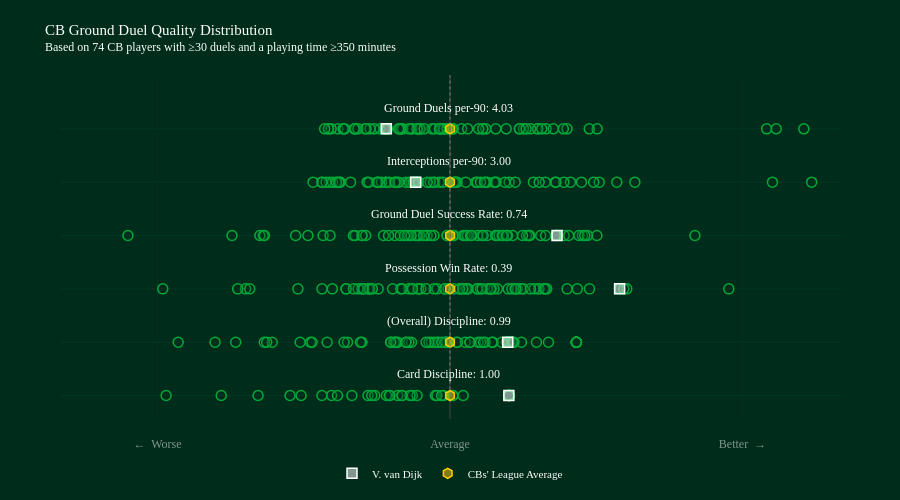

The cell this chart's notebook holds for it:
### Code cell
from classes.visual import DistributionPlot


# Create distribution plot for z-scores
dist_plot = DistributionPlot(
    columns = metrics,
    labels = ["←  Worse", "Average", "Better  →"],
    quality_metric_labels = Quality_Metric_labels,
    quality_metric_value_columns = Quality_Metric_label_Value_displayed
)

# Add title
dist_plot.add_title(
    title="CB Ground Duel Quality Distribution",
    subtitle=f"Based on {len(duel_summary)} CB players with ≥{min_num_duels_involved_in_threshold} duels and a playing time ≥{min_minutes_played_threshold} minutes"
)


# Convert z_scores to dataframe format expected by add_group_data
# and merge the raw metric columns so annotation text can show non-z values.
z_scores_df = z_scores.reset_index()

raw_metric_columns = list(dict.fromkeys(Quality_Metric_label_Value_displayed.values()))
missing_raw_metric_columns = [col for col in raw_metric_columns if col not in duel_summary.columns]
if missing_raw_metric_columns:
    raise KeyError(
        "Missing raw metric column(s) required for annotation values: "
        + ", ".join(missing_raw_metric_columns)
    )

raw_metrics_df = duel_summary[raw_metric_columns].reset_index()

z_scores_df = z_scores_df.merge(
    raw_metrics_df,
    on=["player.id", "player.name"],
    how="left",
    validate="one_to_one",
)


# Create hover payload by z-scored metric, containing the raw metric value and the z-score for that metric, to be used in the distribution plot hover annotations
# this allows us to show both the z-score and the actual metric value in the hover tooltip for each player, providing more context and interpretability to the distribution plot.

hover_payload_suffix = "_hover_payload"
hover_string = "%{customdata[0]} = %{customdata[1]:.2f}<br>Respective Z-score = %{customdata[2]:.2f}"

for metric in metrics:
    raw_metric = Quality_Metric_label_Value_displayed.get(metric, metric.replace("z_", "", 1))
    metric_label = Quality_Metric_labels.get(metric, metric)
    z_scores_df[f"{metric}{hover_payload_suffix}"] = list(
        zip(
            [metric_label] * len(z_scores_df),
            z_scores_df[raw_metric],
            pd.to_numeric(z_scores_df[metric], errors="coerce"),
        )
    )


# Add all players as group data (background distribution)
dist_plot.add_group_data(
    df_plot=z_scores_df,
    plots="",  # No suffix needed since columns are already z-scores
    names=z_scores_df["player.name"],
    legend="All players",
    hover=hover_payload_suffix,
    hover_string=hover_string
)


# Highlight/Select a specific player (player.id = 370  ==>  V. van Dijk)
selected_player = z_scores_df[z_scores_df["player.id"] == 370]
if not selected_player.empty:
    player_name = selected_player["player.name"].iloc[0]
    dist_plot.add_data_point(
        ser_plot=selected_player.iloc[0],
        plots="",
        name=player_name,
        hover=hover_payload_suffix,
        hover_string=hover_string,
        add_annotations=True
    )


# Calculate cohort averages (raw metric values & z-scores)
cb_avg_raw_metrics = pd.Series(
    {
        raw_col: pd.to_numeric(z_scores_df[raw_col], errors="coerce").mean()
        for raw_col in raw_metric_columns
    }
)
cb_avg_z_scores = pd.Series(
    {
        z_col: pd.to_numeric(z_scores_df[z_col], errors="coerce").mean()
        for z_col in metrics
    }
)

cb_averages_summary = pd.DataFrame(
    {
        "metric": metrics,
        "avg_metric_value": [cb_avg_raw_metrics.get(Quality_Metric_label_Value_displayed[m], float("nan")) for m in metrics],
        "avg_z_score": [cb_avg_z_scores.get(m, float("nan")) for m in metrics],
    }
)


# Add cohort average as a distinct data point (using averaged z-scores for x-axis position, and raw metric values for hover annotation)

cb_average_point = cb_avg_z_scores.copy()
for metric, raw_metric in Quality_Metric_label_Value_displayed.items():
    cb_average_point[raw_metric] = cb_avg_raw_metrics.get(raw_metric, float("nan"))
for metric in metrics:
    raw_metric = Quality_Metric_label_Value_displayed.get(metric, metric.replace("z_", "", 1))
    metric_label = Quality_Metric_labels.get(metric, metric)
    cb_average_point[f"{metric}{hover_payload_suffix}"] = [
        metric_label,
        cb_average_point.get(raw_metric, float("nan")),
        cb_average_point.get(metric, float("nan")),
    ]

cb_average_point["player.id"] = -1
cb_average_point["player.name"] = "CBs' League Average"


# Add All-CBs average as a distinct data point (using averaged z-scores)
dist_plot.add_data_point(
    ser_plot=cb_average_point,
    plots="",
    name="CBs' League Average",
    hover=hover_payload_suffix,
    hover_string=hover_string,
    add_annotations=False
)

# For Jupyter notebooks, use this to display
dist_plot.fig.show()

### Figure 1 — Plotly figure (JSON) as saved in the notebook; plotly's stock layout.template omitted (floating-point values rounded to 4 significant figures; data arrays with more than 128 entries replaced by an {"elided": "..."} marker saying what was removed)
{"data": [{"customdata": {"elided": "74x3 mixed values"}, "hovertemplate": "%{text}<br>%{customdata[0]} = %{customdata[1]:.2f}<br>Respective Z-score = %{customdata[2]:.2f}<extra></extra>", "marker": {"color": "rgba(0, 44, 28, 0.2)", "line": {"color": "rgba(0, 169, 56, 1)", "width": 1.5}, "size": 10}, "mode": "markers", "showlegend": false, "text": ["N. Collins", "M. Kilman", "D. Burn", "N. Milenković", "V. van Dijk", "Murillo", "L. Colwill", "M. Lacroix", "I. Zabarnyi", "W. Saliba", "M. Guéhi", "J. van Hecke", "F. Schär", "J. Tarkowski", "C. Bassey", "T. Harwood-Bellis", "W. Faes", "J. Andersen", "I. Konaté", "J. Bednarek", "Toti", "J. Branthwaite", "D. O'Shea", "Dean Huijsen", "E. Konsa", "Gabriel Magalhaes", "Rúben Dias", "M. de Ligt", "L. Dunk", "K. Mavropanos", "Pau Torres", "M. Akanji", "C. Richards", "E. Pinnock", "J. Todibo", "T. Chalobah", "J. Greaves", "H. Maguire", "C. Coady", "S. Bueno", "L. Martínez", "M. Doherty", "S. van den Berg", "C. Burgess", "T. Adarabioyo", "C. Romero", "E. Agbadou", "J. Vestergaard", "J. Stephens", "B. Davies", "I. Diop", "R. Drăgușin", "L. Yoro", "L. Woolfenden", "C. Okoli", "M. Senesi", "J. Kiwior", "M. Keane", "M. van de Ven", "C. Dawson", "J. Gvardiol", "Morato", "A. Gray", "A. Webster", "W. Fofana", "N. Mazraoui", "K. Danso", "Diego Carlos", "A. Cresswell", "N. Wood", "A. Khusanov", "J. Bree", "Y. Mosquera", "K. Walker-Peters"], "type": "scatter", "x": [-0.3867, -0.8411, 0.03042, 0.6036, 0.6036, 0.6036, 0.6036, -0.772, 0.1349, -0.6156, 0.6036, -1.64, -0.5365, 0.6036, -0.4893, -0.0639, -0.1497, -2.346, 0.6036, 0.02728, -0.1339, -0.338, 0.6036, -0.08571, 0.6036, 0.6036, 0.6036, 0.6036, 0.6036, -0.4105, 0.6036, -0.6519, 0.6036, 0.6036, 0.6036, 0.6036, 0.6036, -0.8026, -1.215, 0.6036, 0.6036, 0.6036, 0.6036, 0.6036, 0.6036, -1.527, 0.6036, -4.875, -0.495, 0.6036, 0.6036, 0.6036, 0.6036, 0.6036, -0.6227, -1.006, 0.6036, 0.6036, 0.6036, 0.6036, 0.6036, 0.6036, 0.6036, 0.6036, -1.154, 0.6036, 0.6036, 0.6036, 0.6036, -1.314, -2.912, 0.6036, 0.6036, -1.969], "y": [0, 0, 0, 0, 0, 0, 0, 0, 0, 0, 0, 0, 0, 0, 0, 0, 0, 0, 0, 0, 0, 0, 0, 0, 0, 0, 0, 0, 0, 0, 0, 0, 0, 0, 0, 0, 0, 0, 0, 0, 0, 0, 0, 0, 0, 0, 0, 0, 0, 0, 0, 0, 0, 0, 0, 0, 0, 0, 0, 0, 0, 0, 0, 0, 0, 0, 0, 0, 0, 0, 0, 0, 0, 0]}, {"customdata": {"elided": "74x3 mixed values"}, "hovertemplate": "%{text}<br>%{customdata[0]} = %{customdata[1]:.2f}<br>Respective Z-score = %{customdata[2]:.2f}<extra></extra>", "marker": {"color": "rgba(0, 44, 28, 0.2)", "line": {"color": "rgba(0, 169, 56, 1)", "width": 1.5}, "size": 10}, "mode": "markers", "showlegend": false, "text": ["N. Collins", "M. Kilman", "D. Burn", "N. Milenković", "V. van Dijk", "Murillo", "L. Colwill", "M. Lacroix", "I. Zabarnyi", "W. Saliba", "M. Guéhi", "J. van Hecke", "F. Schär", "J. Tarkowski", "C. Bassey", "T. Harwood-Bellis", "W. Faes", "J. Andersen", "I. Konaté", "J. Bednarek", "Toti", "J. Branthwaite", "D. O'Shea", "Dean Huijsen", "E. Konsa", "Gabriel Magalhaes", "Rúben Dias", "M. de Ligt", "L. Dunk", "K. Mavropanos", "Pau Torres", "M. Akanji", "C. Richards", "E. Pinnock", "J. Todibo", "T. Chalobah", "J. Greaves", "H. Maguire", "C. Coady", "S. Bueno", "L. Martínez", "M. Doherty", "S. van den Berg", "C. Burgess", "T. Adarabioyo", "C. Romero", "E. Agbadou", "J. Vestergaard", "J. Stephens", "B. Davies", "I. Diop", "R. Drăgușin", "L. Yoro", "L. Woolfenden", "C. Okoli", "M. Senesi", "J. Kiwior", "M. Keane", "M. van de Ven", "C. Dawson", "J. Gvardiol", "Morato", "A. Gray", "A. Webster", "W. Fofana", "N. Mazraoui", "K. Danso", "Diego Carlos", "A. Cresswell", "N. Wood", "A. Khusanov", "J. Bree", "Y. Mosquera", "K. Walker-Peters"], "type": "scatter", "x": [0.06581, 0.5782, 0.4416, 0.6285, 0.5926, -0.006027, -0.1281, 0.1567, 0.5973, -1.431, 0.6491, -0.1907, -0.1204, -0.3946, -0.6048, 0.6327, -0.5757, -0.5365, -0.5625, 1.01, -0.903, 0.3602, 0.8867, 0.611, 1.296, -0.5537, -0.03075, -0.04776, -0.1598, 0.2882, 1.296, -1.824, 0.3134, 1.296, 0.531, 0.4298, 0.7326, 0.5973, -1.415, -1.051, -0.03637, 0.657, 0.641, 1.296, 1.296, -2.41, -0.9185, -2.788, 0.2042, -1.086, -0.6098, 1.296, 1.296, 1.296, 0.07725, -1.905, -0.4223, 1.296, 0.2042, -0.04776, 1.296, -0.4509, 1.296, -1.537, -2.198, -0.2158, -1.88, -0.08313, 1.296, 0.3432, -0.4509, 1.296, -0.2454, -1.261], "y": [1, 1, 1, 1, 1, 1, 1, 1, 1, 1, 1, 1, 1, 1, 1, 1, 1, 1, 1, 1, 1, 1, 1, 1, 1, 1, 1, 1, 1, 1, 1, 1, 1, 1, 1, 1, 1, 1, 1, 1, 1, 1, 1, 1, 1, 1, 1, 1, 1, 1, 1, 1, 1, 1, 1, 1, 1, 1, 1, 1, 1, 1, 1, 1, 1, 1, 1, 1, 1, 1, 1, 1, 1, 1]}, {"customdata": {"elided": "74x3 mixed values"}, "hovertemplate": "%{text}<br>%{customdata[0]} = %{customdata[1]:.2f}<br>Respective Z-score = %{customdata[2]:.2f}<extra></extra>", "marker": {"color": "rgba(0, 44, 28, 0.2)", "line": {"color": "rgba(0, 169, 56, 1)", "width": 1.5}, "size": 10}, "mode": "markers", "showlegend": false, "text": ["N. Collins", "M. Kilman", "D. Burn", "N. Milenković", "V. van Dijk", "Murillo", "L. Colwill", "M. Lacroix", "I. Zabarnyi", "W. Saliba", "M. Guéhi", "J. van Hecke", "F. Schär", "J. Tarkowski", "C. Bassey", "T. Harwood-Bellis", "W. Faes", "J. Andersen", "I. Konaté", "J. Bednarek", "Toti", "J. Branthwaite", "D. O'Shea", "Dean Huijsen", "E. Konsa", "Gabriel Magalhaes", "Rúben Dias", "M. de Ligt", "L. Dunk", "K. Mavropanos", "Pau Torres", "M. Akanji", "C. Richards", "E. Pinnock", "J. Todibo", "T. Chalobah", "J. Greaves", "H. Maguire", "C. Coady", "S. Bueno", "L. Martínez", "M. Doherty", "S. van den Berg", "C. Burgess", "T. Adarabioyo", "C. Romero", "E. Agbadou", "J. Vestergaard", "J. Stephens", "B. Davies", "I. Diop", "R. Drăgușin", "L. Yoro", "L. Woolfenden", "C. Okoli", "M. Senesi", "J. Kiwior", "M. Keane", "M. van de Ven", "C. Dawson", "J. Gvardiol", "Morato", "A. Gray", "A. Webster", "W. Fofana", "N. Mazraoui", "K. Danso", "Diego Carlos", "A. Cresswell", "N. Wood", "A. Khusanov", "J. Bree", "Y. Mosquera", "K. Walker-Peters"], "type": "scatter", "x": [-0.1332, 0.1323, -0.1635, 0.6904, 1.74, 0.6652, 0.1588, -0.4213, 0.186, 0.5965, 0.7277, 0.9107, -0.9055, -0.3007, 0.9619, -0.8406, 0.09892, -0.506, 0.1748, 0.4247, 0.6342, -0.5893, 0.486, 0.03871, -0.05345, -0.01942, 0.09758, 0.2772, -0.7364, 1.813, 0.9107, -1.207, 0.4166, 0.8653, -0.8927, 0.9923, 0.7513, 1.306, 0.8255, -0.4905, -0.3874, -0.05345, -1.066, 0.1305, 1.201, 0.3118, 2.859, 0.9748, -0.3246, -1.56, 0.2818, -1.066, -0.3246, -2.097, 0.451, 0.3826, -0.3854, -0.2458, -0.9422, -0.9898, 1.783, 0.4166, -0.8254, -0.8254, -1.313, 0.6731, -0.8861, 1.431, 0.4166, -0.7963, -2.054, -2.178, 0.3294, -2.946], "y": [2, 2, 2, 2, 2, 2, 2, 2, 2, 2, 2, 2, 2, 2, 2, 2, 2, 2, 2, 2, 2, 2, 2, 2, 2, 2, 2, 2, 2, 2, 2, 2, 2, 2, 2, 2, 2, 2, 2, 2, 2, 2, 2, 2, 2, 2, 2, 2, 2, 2, 2, 2, 2, 2, 2, 2, 2, 2, 2, 2, 2, 2, 2, 2, 2, 2, 2, 2, 2, 2, 2, 2, 2, 2]}, {"customdata": {"elided": "74x3 mixed values"}, "hovertemplate": "%{text}<br>%{customdata[0]} = %{customdata[1]:.2f}<br>Respective Z-score = %{customdata[2]:.2f}<extra></extra>", "marker": {"color": "rgba(0, 44, 28, 0.2)", "line": {"color": "rgba(0, 169, 56, 1)", "width": 1.5}, "size": 10}, "mode": "markers", "showlegend": false, "text": ["N. Collins", "M. Kilman", "D. Burn", "N. Milenković", "V. van Dijk", "Murillo", "L. Colwill", "M. Lacroix", "I. Zabarnyi", "W. Saliba", "M. Guéhi", "J. van Hecke", "F. Schär", "J. Tarkowski", "C. Bassey", "T. Harwood-Bellis", "W. Faes", "J. Andersen", "I. Konaté", "J. Bednarek", "Toti", "J. Branthwaite", "D. O'Shea", "Dean Huijsen", "E. Konsa", "Gabriel Magalhaes", "Rúben Dias", "M. de Ligt", "L. Dunk", "K. Mavropanos", "Pau Torres", "M. Akanji", "C. Richards", "E. Pinnock", "J. Todibo", "T. Chalobah", "J. Greaves", "H. Maguire", "C. Coady", "S. Bueno", "L. Martínez", "M. Doherty", "S. van den Berg", "C. Burgess", "T. Adarabioyo", "C. Romero", "E. Agbadou", "J. Vestergaard", "J. Stephens", "B. Davies", "I. Diop", "R. Drăgușin", "L. Yoro", "L. Woolfenden", "C. Okoli", "M. Senesi", "J. Kiwior", "M. Keane", "M. van de Ven", "C. Dawson", "J. Gvardiol", "Morato", "A. Gray", "A. Webster", "W. Fofana", "N. Mazraoui", "K. Danso", "Diego Carlos", "A. Cresswell", "N. Wood", "A. Khusanov", "J. Bree", "Y. Mosquera", "K. Walker-Peters"], "type": "scatter", "x": [0.173, 0.1345, -0.3169, 0.6429, 1.098, -0.2386, 0.4659, 0.325, 0.9303, 1.358, 0.5036, -0.2342, -1.302, 0.5896, 0.8159, -0.9719, -0.6815, -0.1642, 0.4809, 0.2849, -0.5671, 0.7846, 1.17, 0.8174, 0.38, -0.3123, -0.3338, 0.5856, -0.63, -0.3531, 1.506, -1.916, 0.1802, 0.807, 1.092, 0.009778, -0.3397, 0.5462, -0.1955, 0.04176, 0.7432, 0.02865, -0.27, 0.9809, 0.5349, -0.9028, 1.323, 1.217, -0.0299, -3.303, 0.5812, -0.51, -1.583, -0.8649, 1.087, 0.1534, -0.4234, -0.4385, -1.23, -0.3992, 2.512, 0.2102, -2.236, -1.457, -1.95, 0.3394, -0.9028, 0.2228, 1.41, -0.4664, -0.0299, -0.9901, 1.382, -1.904], "y": [3, 3, 3, 3, 3, 3, 3, 3, 3, 3, 3, 3, 3, 3, 3, 3, 3, 3, 3, 3, 3, 3, 3, 3, 3, 3, 3, 3, 3, 3, 3, 3, 3, 3, 3, 3, 3, 3, 3, 3, 3, 3, 3, 3, 3, 3, 3, 3, 3, 3, 3, 3, 3, 3, 3, 3, 3, 3, 3, 3, 3, 3, 3, 3, 3, 3, 3, 3, 3, 3, 3, 3, 3, 3]}, {"customdata": {"elided": "74x3 mixed values"}, "hovertemplate": "%{text}<br>%{customdata[0]} = %{customdata[1]:.2f}<br>Respective Z-score = %{customdata[2]:.2f}<extra></extra>", "marker": {"color": "rgba(0, 44, 28, 0.2)", "line": {"color": "rgba(0, 169, 56, 1)", "width": 1.5}, "size": 10}, "mode": "markers", "showlegend": false, "text": ["N. Collins", "M. Kilman", "D. Burn", "N. Milenković", "V. van Dijk", "Murillo", "L. Colwill", "M. Lacroix", "I. Zabarnyi", "W. Saliba", "M. Guéhi", "J. van Hecke", "F. Schär", "J. Tarkowski", "C. Bassey", "T. Harwood-Bellis", "W. Faes", "J. Andersen", "I. Konaté", "J. Bednarek", "Toti", "J. Branthwaite", "D. O'Shea", "Dean Huijsen", "E. Konsa", "Gabriel Magalhaes", "Rúben Dias", "M. de Ligt", "L. Dunk", "K. Mavropanos", "Pau Torres", "M. Akanji", "C. Richards", "E. Pinnock", "J. Todibo", "T. Chalobah", "J. Greaves", "H. Maguire", "C. Coady", "S. Bueno", "L. Martínez", "M. Doherty", "S. van den Berg", "C. Burgess", "T. Adarabioyo", "C. Romero", "E. Agbadou", "J. Vestergaard", "J. Stephens", "B. Davies", "I. Diop", "R. Drăgușin", "L. Yoro", "L. Woolfenden", "C. Okoli", "M. Senesi", "J. Kiwior", "M. Keane", "M. van de Ven", "C. Dawson", "J. Gvardiol", "Morato", "A. Gray", "A. Webster", "W. Fofana", "N. Mazraoui", "K. Danso", "Diego Carlos", "A. Cresswell", "N. Wood", "A. Khusanov", "J. Bree", "Y. Mosquera", "K. Walker-Peters"], "type": "scatter", "x": [0.3817, -0.6569, -0.1573, -0.3274, -0.3517, -0.3847, 0.2648, 1.079, 1.236, 0.4657, 0.05799, -0.5407, -0.109, -0.0028, 0.856, -0.3403, -0.5666, -0.2034, 0.06444, 0.9777, -0.1705, -0.4532, 0.03359, 0.6066, -1.126, -1.167, -1.236, 0.07481, -1.317, -0.3992, -0.7324, -1.204, 1.53, 0.2787, 1.348, 0.4522, -0.4189, -0.6597, -1.272, 1.168, 1.087, -0.3696, -0.3723, -0.8507, -0.3233, 0.3677, 0.04779, 0.3129, 0.6687, -1.311, -0.7026, -0.6221, -0.5265, -1.129, 1.474, 3.307, -0.2338, -0.748, -0.832, -1.02, 0.4727, 0.3537, -1.405, -1.163, -0.0727, 3.71, -1.14, -0.5621, -0.7427, 0.5634, 0.162, 0.9143, 1.711, 1.896], "y": [4, 4, 4, 4, 4, 4, 4, 4, 4, 4, 4, 4, 4, 4, 4, 4, 4, 4, 4, 4, 4, 4, 4, 4, 4, 4, 4, 4, 4, 4, 4, 4, 4, 4, 4, 4, 4, 4, 4, 4, 4, 4, 4, 4, 4, 4, 4, 4, 4, 4, 4, 4, 4, 4, 4, 4, 4, 4, 4, 4, 4, 4, 4, 4, 4, 4, 4, 4, 4, 4, 4, 4, 4, 4]}, {"customdata": {"elided": "74x3 mixed values"}, "hovertemplate": "%{text}<br>%{customdata[0]} = %{customdata[1]:.2f}<br>Respective Z-score = %{customdata[2]:.2f}<extra></extra>", "marker": {"color": "rgba(0, 44, 28, 0.2)", "line": {"color": "rgba(0, 169, 56, 1)", "width": 1.5}, "size": 10}, "mode": "markers", "showlegend": false, "text": ["N. Collins", "M. Kilman", "D. Burn", "N. Milenković", "V. van Dijk", "Murillo", "L. Colwill", "M. Lacroix", "I. Zabarnyi", "W. Saliba", "M. Guéhi", "J. van Hecke", "F. Schär", "J. Tarkowski", "C. Bassey", "T. Harwood-Bellis", "W. Faes", "J. Andersen", "I. Konaté", "J. Bednarek", "Toti", "J. Branthwaite", "D. O'Shea", "Dean Huijsen", "E. Konsa", "Gabriel Magalhaes", "Rúben Dias", "M. de Ligt", "L. Dunk", "K. Mavropanos", "Pau Torres", "M. Akanji", "C. Richards", "E. Pinnock", "J. Todibo", "T. Chalobah", "J. Greaves", "H. Maguire", "C. Coady", "S. Bueno", "L. Martínez", "M. Doherty", "S. van den Berg", "C. Burgess", "T. Adarabioyo", "C. Romero", "E. Agbadou", "J. Vestergaard", "J. Stephens", "B. Davies", "I. Diop", "R. Drăgușin", "L. Yoro", "L. Woolfenden", "C. Okoli", "M. Senesi", "J. Kiwior", "M. Keane", "M. van de Ven", "C. Dawson", "J. Gvardiol", "Morato", "A. Gray", "A. Webster", "W. Fofana", "N. Mazraoui", "K. Danso", "Diego Carlos", "A. Cresswell", "N. Wood", "A. Khusanov", "J. Bree", "Y. Mosquera", "K. Walker-Peters"], "type": "scatter", "x": [0.3363, -0.7177, -0.05998, -0.5174, -0.6529, -0.329, 0.1181, 0.9855, 0.8963, 0.0343, -0.09899, -0.4971, 0.3667, -0.1846, 0.576, -0.03642, -0.3922, -0.1591, -0.08568, 0.9001, 0.01146, -0.6748, -0.3117, 0.3358, -1.249, -1.15, -1.219, -0.1072, -1.245, -0.3096, -1.089, -0.7765, 1.509, 0.02384, 0.9404, 0.4692, -0.335, -0.82, -1.286, 1.2, 0.8257, -0.3921, -0.3062, -1.097, -0.4851, 0.7531, -0.3384, -0.06549, 0.7106, -0.4191, -0.8702, -0.5056, -0.03019, -0.9779, 1.06, 3.345, -0.1073, -0.6639, -0.5275, -0.9703, -0.2651, 0.2945, -0.9447, -0.8604, 0.7134, 3.629, -0.9817, -0.6432, -1.08, 0.7804, 0.1808, 1.428, 1.162, 3.248], "y": [5, 5, 5, 5, 5, 5, 5, 5, 5, 5, 5, 5, 5, 5, 5, 5, 5, 5, 5, 5, 5, 5, 5, 5, 5, 5, 5, 5, 5, 5, 5, 5, 5, 5, 5, 5, 5, 5, 5, 5, 5, 5, 5, 5, 5, 5, 5, 5, 5, 5, 5, 5, 5, 5, 5, 5, 5, 5, 5, 5, 5, 5, 5, 5, 5, 5, 5, 5, 5, 5, 5, 5, 5, 5]}, {"customdata": [["Card Discipline", 1, 0.6036]], "hovertemplate": "%{text}<br>%{customdata[0]} = %{customdata[1]:.2f}<br>Respective Z-score = %{customdata[2]:.2f}<extra></extra>", "marker": {"color": "rgba(255, 255, 255, 0.5)", "line": {"color": "rgba(255, 255, 255, 1)", "width": 1.5}, "size": 10, "symbol": "square"}, "mode": "markers", "name": "V. van Dijk", "showlegend": true, "text": ["V. van Dijk"], "type": "scatter", "x": [0.6036], "y": [0]}, {"customdata": [["(Overall) Discipline", 0.9866, 0.5926]], "hovertemplate": "%{text}<br>%{customdata[0]} = %{customdata[1]:.2f}<br>Respective Z-score = %{customdata[2]:.2f}<extra></extra>", "marker": {"color": "rgba(255, 255, 255, 0.5)", "line": {"color": "rgba(255, 255, 255, 1)", "width": 1.5}, "size": 10, "symbol": "square"}, "mode": "markers", "name": "V. van Dijk", "showlegend": false, "text": ["V. van Dijk"], "type": "scatter", "x": [0.5926], "y": [1]}, {"customdata": [["Possession Win Rate", 0.3893, 1.74]], "hovertemplate": "%{text}<br>%{customdata[0]} = %{customdata[1]:.2f}<br>Respective Z-score = %{customdata[2]:.2f}<extra></extra>", "marker": {"color": "rgba(255, 255, 255, 0.5)", "line": {"color": "rgba(255, 255, 255, 1)", "width": 1.5}, "size": 10, "symbol": "square"}, "mode": "markers", "name": "V. van Dijk", "showlegend": false, "text": ["V. van Dijk"], "type": "scatter", "x": [1.74], "y": [2]}, {"customdata": [["Ground Duel Success Rate", 0.745, 1.098]], "hovertemplate": "%{text}<br>%{customdata[0]} = %{customdata[1]:.2f}<br>Respective Z-score = %{customdata[2]:.2f}<extra></extra>", "marker": {"color": "rgba(255, 255, 255, 0.5)", "line": {"color": "rgba(255, 255, 255, 1)", "width": 1.5}, "size": 10, "symbol": "square"}, "mode": "markers", "name": "V. van Dijk", "showlegend": false, "text": ["V. van Dijk"], "type": "scatter", "x": [1.098], "y": [3]}, {"customdata": [["Interceptions per-90", 3, -0.3517]], "hovertemplate": "%{text}<br>%{customdata[0]} = %{customdata[1]:.2f}<br>Respective Z-score = %{customdata[2]:.2f}<extra></extra>", "marker": {"color": "rgba(255, 255, 255, 0.5)", "line": {"color": "rgba(255, 255, 255, 1)", "width": 1.5}, "size": 10, "symbol": "square"}, "mode": "markers", "name": "V. van Dijk", "showlegend": false, "text": ["V. van Dijk"], "type": "scatter", "x": [-0.3517], "y": [4]}, {"customdata": [["Ground Duels per-90", 4.027, -0.6529]], "hovertemplate": "%{text}<br>%{customdata[0]} = %{customdata[1]:.2f}<br>Respective Z-score = %{customdata[2]:.2f}<extra></extra>", "marker": {"color": "rgba(255, 255, 255, 0.5)", "line": {"color": "rgba(255, 255, 255, 1)", "width": 1.5}, "size": 10, "symbol": "square"}, "mode": "markers", "name": "V. van Dijk", "showlegend": false, "text": ["V. van Dijk"], "type": "scatter", "x": [-0.6529], "y": [5]}, {"customdata": [["Card Discipline", 0.9943, -7.144e-15]], "hovertemplate": "%{text}<br>%{customdata[0]} = %{customdata[1]:.2f}<br>Respective Z-score = %{customdata[2]:.2f}<extra></extra>", "marker": {"color": "rgba(255, 204, 0, 0.5)", "line": {"color": "rgba(255, 204, 0, 1)", "width": 1.5}, "size": 10, "symbol": "hexagon"}, "mode": "markers", "name": "CBs' League Average", "showlegend": true, "text": ["CBs' League Average"], "type": "scatter", "x": [-7.144e-15], "y": [0]}, {"customdata": [["(Overall) Discipline", 0.9753, -5.671e-15]], "hovertemplate": "%{text}<br>%{customdata[0]} = %{customdata[1]:.2f}<br>Respective Z-score = %{customdata[2]:.2f}<extra></extra>", "marker": {"color": "rgba(255, 204, 0, 0.5)", "line": {"color": "rgba(255, 204, 0, 1)", "width": 1.5}, "size": 10, "symbol": "hexagon"}, "mode": "markers", "name": "CBs' League Average", "showlegend": false, "text": ["CBs' League Average"], "type": "scatter", "x": [-5.671e-15], "y": [1]}, {"customdata": [["Possession Win Rate", 0.2719, 3.901e-16]], "hovertemplate": "%{text}<br>%{customdata[0]} = %{customdata[1]:.2f}<br>Respective Z-score = %{customdata[2]:.2f}<extra></extra>", "marker": {"color": "rgba(255, 204, 0, 0.5)", "line": {"color": "rgba(255, 204, 0, 1)", "width": 1.5}, "size": 10, "symbol": "hexagon"}, "mode": "markers", "name": "CBs' League Average", "showlegend": false, "text": ["CBs' League Average"], "type": "scatter", "x": [3.901e-16], "y": [2]}, {"customdata": [["Ground Duel Success Rate", 0.6687, 2.1e-16]], "hovertemplate": "%{text}<br>%{customdata[0]} = %{customdata[1]:.2f}<br>Respective Z-score = %{customdata[2]:.2f}<extra></extra>", "marker": {"color": "rgba(255, 204, 0, 0.5)", "line": {"color": "rgba(255, 204, 0, 1)", "width": 1.5}, "size": 10, "symbol": "hexagon"}, "mode": "markers", "name": "CBs' League Average", "showlegend": false, "text": ["CBs' League Average"], "type": "scatter", "x": [2.1e-16], "y": [3]}, {"customdata": [["Interceptions per-90", 3.391, 1.62e-16]], "hovertemplate": "%{text}<br>%{customdata[0]} = %{customdata[1]:.2f}<br>Respective Z-score = %{customdata[2]:.2f}<extra></extra>", "marker": {"color": "rgba(255, 204, 0, 0.5)", "line": {"color": "rgba(255, 204, 0, 1)", "width": 1.5}, "size": 10, "symbol": "hexagon"}, "mode": "markers", "name": "CBs' League Average", "showlegend": false, "text": ["CBs' League Average"], "type": "scatter", "x": [1.62e-16], "y": [4]}, {"customdata": [["Ground Duels per-90", 5.069, 6.001e-17]], "hovertemplate": "%{text}<br>%{customdata[0]} = %{customdata[1]:.2f}<br>Respective Z-score = %{customdata[2]:.2f}<extra></extra>", "marker": {"color": "rgba(255, 204, 0, 0.5)", "line": {"color": "rgba(255, 204, 0, 1)", "width": 1.5}, "size": 10, "symbol": "hexagon"}, "mode": "markers", "name": "CBs' League Average", "showlegend": false, "text": ["CBs' League Average"], "type": "scatter", "x": [6.001e-17], "y": [5]}], "layout": {"annotations": [{"font": {"color": "rgba(255, 255, 255, 1)", "family": "Gilroy-Light", "size": 12}, "showarrow": false, "text": "<span style=''>Card Discipline: 1.00 </span>", "x": 0, "y": 0.4}, {"font": {"color": "rgba(255, 255, 255, 1)", "family": "Gilroy-Light", "size": 12}, "showarrow": false, "text": "<span style=''>(Overall) Discipline: 0.99 </span>", "x": 0, "y": 1.4}, {"font": {"color": "rgba(255, 255, 255, 1)", "family": "Gilroy-Light", "size": 12}, "showarrow": false, "text": "<span style=''>Possession Win Rate: 0.39 </span>", "x": 0, "y": 2.4}, {"font": {"color": "rgba(255, 255, 255, 1)", "family": "Gilroy-Light", "size": 12}, "showarrow": false, "text": "<span style=''>Ground Duel Success Rate: 0.74 </span>", "x": 0, "y": 3.4}, {"font": {"color": "rgba(255, 255, 255, 1)", "family": "Gilroy-Light", "size": 12}, "showarrow": false, "text": "<span style=''>Interceptions per-90: 3.00 </span>", "x": 0, "y": 4.4}, {"font": {"color": "rgba(255, 255, 255, 1)", "family": "Gilroy-Light", "size": 12}, "showarrow": false, "text": "<span style=''>Ground Duels per-90: 4.03 </span>", "x": 0, "y": 5.4}], "autosize": true, "height": 500, "legend": {"font": {"color": "rgba(255, 255, 255, 1)", "family": "Gilroy-Light", "size": 11}, "itemclick": false, "itemdoubleclick": false, "orientation": "h", "valign": "middle", "x": 0.5, "xanchor": "center", "y": -0.2, "yanchor": "bottom"}, "margin": {"b": 70, "l": 60, "pad": 16, "r": 60, "t": 75}, "paper_bgcolor": "rgba(0, 44, 28, 1)", "plot_bgcolor": "rgba(0, 44, 28, 1)", "shapes": [{"line": {"color": "gray", "dash": "dot", "width": 1}, "type": "line", "x0": 0, "x1": 0, "y0": 0, "y1": 6}], "title": {"font": {"color": "rgba(255, 255, 255, 1)", "family": "Gilroy-Medium", "size": 12}, "text": "<span style='font-size: 15.0px'>CB Ground Duel Quality Distribution</span><br>Based on 74 CB players with ≥30 duels and a playing time ≥350 minutes", "x": 0.05, "xanchor": "left", "y": 0.93, "yanchor": "top"}, "xaxis": {"fixedrange": true, "range": [-4, 4], "tickfont": {"color": "rgba(255, 255, 255, 0.5)", "family": "Gilroy-Light", "size": 12}, "tickmode": "array", "ticktext": ["←  Worse", "Average", "Better  →"], "tickvals": [-3, 0, 3]}, "yaxis": {"fixedrange": true, "gridcolor": "rgba(0, 56, 33, 1)", "showticklabels": false, "zerolinecolor": "rgba(0, 56, 33, 1)"}}}
